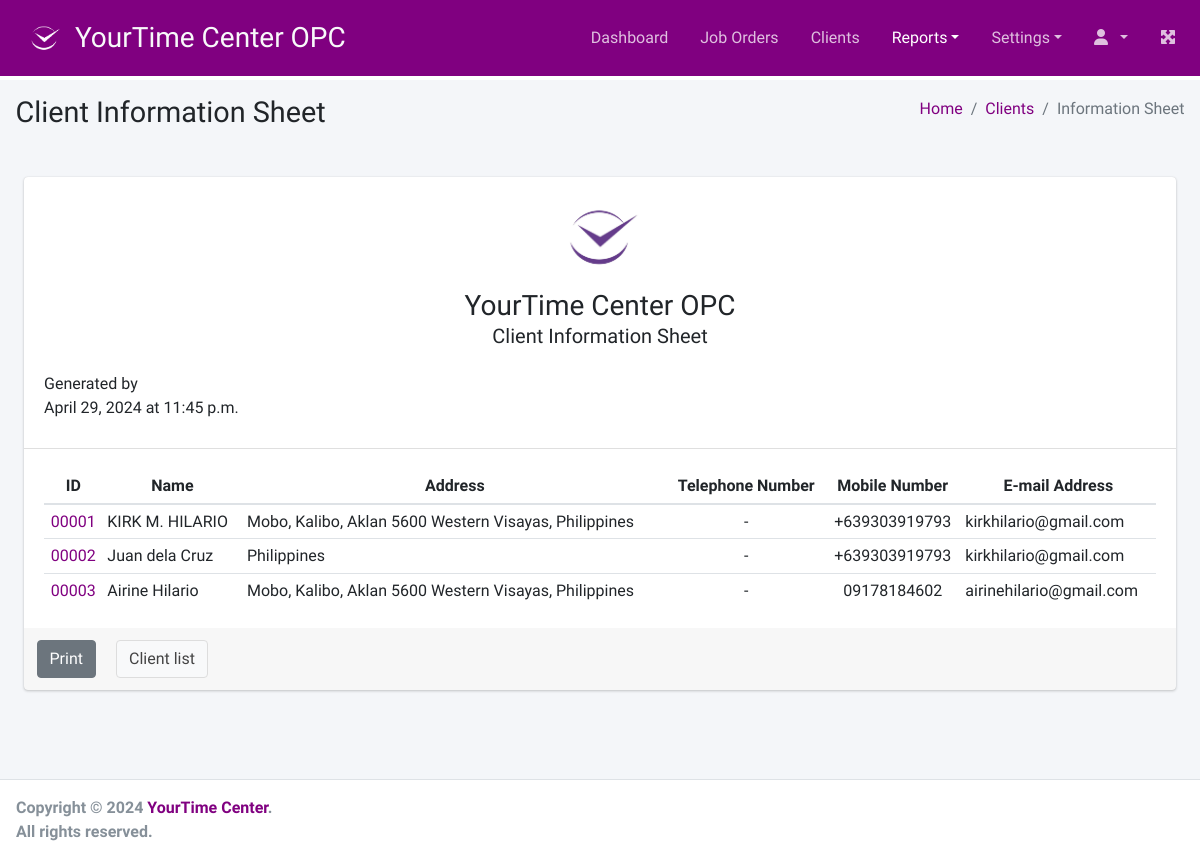
/reports/clients, run on the app's committed database.
### client/models.py (models this page shows, shortened)
class Client(models.Model):
    name = models.CharField(
        _("Name"),
        max_length=254,
        null=False, blank=False
    )
    address = models.TextField()
    mob_num = models.CharField(
        _("Mobile Number"),
        max_length=100,
        null=False, blank=False)
    tel_num = models.CharField(
        _("Telephone Number"),
        max_length=100,
        null=True, blank=True)
    email = models.EmailField(
        _("Email Address"),
        max_length=254,
        null=True, blank=True)
    created_at = models.DateTimeField(auto_now_add=True)
    updated_at = models.DateTimeField(auto_now=True)
    is_active = models.BooleanField(default=True)

### report/views.py (the view)
# urls.py: path('clients', views.client_report, name='client_report'),
def client_report(request):
    clients = Client.objects.all()
    context = {
        'clients': clients,
    }
    return render(request, 'report/client_is.html', context=context)

### templates/report/client_is.html (shortened to what this page needs)
{% extends '../base.html' %}
{% load static %}
{% load humanize %}
{% load form_tags %}
{% block page_title %}Client Information Sheet{% endblock page_title %}
{% block breadcrumb %}
    <li class="breadcrumb-item"><a href="{% url 'dashboard' %}">Home</a></li>
    <li class="breadcrumb-item"><a href="{% url 'client_list' %}">Clients</a></li>
    <li class="breadcrumb-item active">Information Sheet</li>
{% endblock breadcrumb %}
{% block main_content %}
    <div class="card m-4">
        <div class="card-header text-center">
            <img src="{% static 'img/logo-purple.jpg' %}" alt="YourTime Center OPC" class="img-fluid" style="max-width: 100px;">
            <h3>YourTime Center OPC</h3>
            <h5 class="card-subtitle mb-2">Client Information Sheet</h5>
            <div class="card-text mt-4 text-left">
                <p>Generated by {{ user.get_full_name }}<br />
                {% now "F j, Y" %} at {% now "P" %}</p>
            </div>
        </div>
        <div class="card-body">
            <table class="table table-hover table-sm">
                <thead>
                    <tr>
                        <th class="text-center">ID</th>
                        <th class="text-center">Name</th>
                        <th class="text-center">Address</th>
                        <th class="text-center">Telephone Number</th>
                        <th class="text-center">Mobile Number</th>
                        <th class="text-center">E-mail Address</th>
                    </tr>
                </thead>
                <tbody>
                    {% if clients %}
                        {% for client in clients %}
                            <tr>
                                <td class="text-center">
                                    <a href="{% url 'client_detail' client.pk %}">{{ client.pk|stringformat:"05d" }}</a>
                                </td>
                                <td>{{ client.name }}</td>
                                <td>{{ client.address }}</td>
                                <td class="text-center">{{ client.tel_num|default_if_none:"-" }}</td>
                                <td class="text-center">{{ client.mob_num|default_if_none:"-" }}</td>
                                <td>{{ client.email|default_if_none:"-" }}</td>
                            </tr>
                        {% endfor %}
                    {% else %}
                    <tr>
                        <td colspan="6" class="text-center text-muted">No records found.</td>
                    </tr>
                    {% endif %}
                </tbody>
            </table>
        </div>
        <div class="card-footer no-print">
            <div class="row">
                <button type="button" class="btn btn-secondary card-link" onclick="window.print()">Print</button>
                <a href="{% url 'client_list' %}" class="btn btn-default card-link">Client list</a>
            </div>
        </div>
    </div>
{% endblock main_content %}

### static/css/style.css (style rules this page uses)
body { --primary-color: #800080; --secondary-color: #ADFF2F; }
a { color: var(--primary-color); }

### data on the page
Client: pk "00001", name "KIRK M. HILARIO", address "Mobo, Kalibo, Aklan 5600 Western Visayas, Philippines", tel_num "-", mob_num "+639303919793", email "kirkhilario@gmail.com"
Client: pk "00002", name "Juan dela Cruz", address "Philippines", tel_num "-", mob_num "+639303919793", email "kirkhilario@gmail.com"
Client: pk "00003", name "Airine Hilario", address "Mobo, Kalibo, Aklan 5600 Western Visayas, Philippines", tel_num "-", mob_num "09178184602", email "airinehilario@gmail.com"
